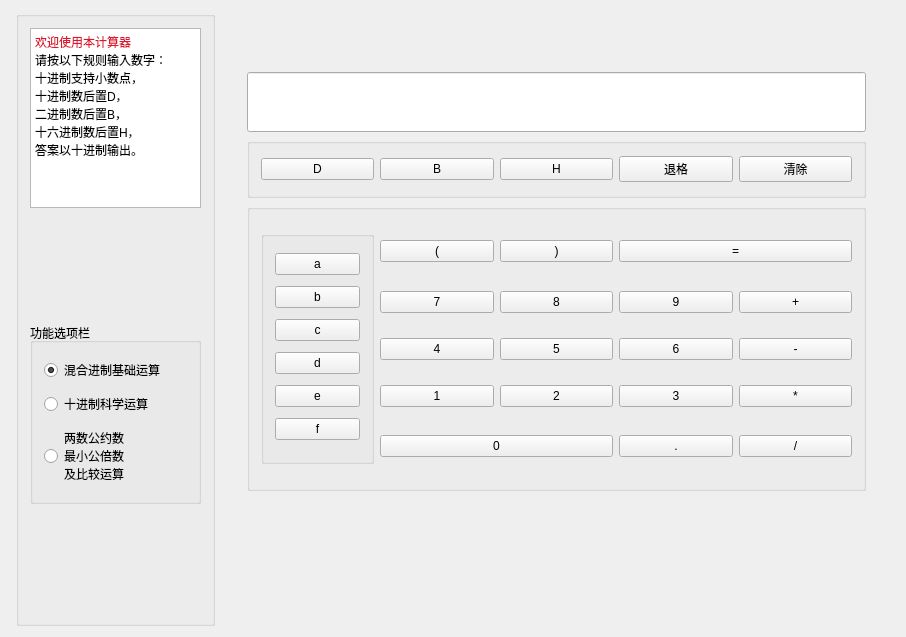
<?xml version="1.0" encoding="UTF-8"?>
<ui version="4.0">
 <class>MainWindow</class>
 <widget class="QMainWindow" name="MainWindow">
  <property name="geometry">
   <rect>
    <x>0</x>
    <y>0</y>
    <width>906</width>
    <height>637</height>
   </rect>
  </property>
  <property name="windowTitle">
   <string>MainWindow</string>
  </property>
  <widget class="QWidget" name="centralWidget">
   <layout class="QGridLayout" name="gridLayout_7">
    <item row="0" column="0">
     <widget class="QGroupBox" name="groupBox">
      <property name="maximumSize">
       <size>
        <width>199</width>
        <height>666</height>
       </size>
      </property>
      <property name="title">
       <string/>
      </property>
      <layout class="QVBoxLayout" name="verticalLayout_2">
       <item>
        <widget class="QTextBrowser" name="textBrowser">
         <property name="minimumSize">
          <size>
           <width>161</width>
           <height>131</height>
          </size>
         </property>
         <property name="html">
          <string>&lt;!DOCTYPE HTML PUBLIC &quot;-//W3C//DTD HTML 4.0//EN&quot; &quot;http://www.w3.org/TR/REC-html40/strict.dtd&quot;&gt;
&lt;html&gt;&lt;head&gt;&lt;meta name=&quot;qrichtext&quot; content=&quot;1&quot; /&gt;&lt;style type=&quot;text/css&quot;&gt;
p, li { white-space: pre-wrap; }
&lt;/style&gt;&lt;/head&gt;&lt;body style=&quot; font-family:'SimSun'; font-size:9pt; font-weight:400; font-style:normal;&quot;&gt;
&lt;p style=&quot; margin-top:0px; margin-bottom:0px; margin-left:0px; margin-right:0px; -qt-block-indent:0; text-indent:0px;&quot;&gt;&lt;span style=&quot; color:#df1530;&quot;&gt;欢迎使用本计算器&lt;/span&gt;&lt;/p&gt;
&lt;p style=&quot; margin-top:0px; margin-bottom:0px; margin-left:0px; margin-right:0px; -qt-block-indent:0; text-indent:0px;&quot;&gt;请按以下规则输入数字：&lt;/p&gt;
&lt;p style=&quot; margin-top:0px; margin-bottom:0px; margin-left:0px; margin-right:0px; -qt-block-indent:0; text-indent:0px;&quot;&gt;十进制支持小数点，&lt;/p&gt;
&lt;p style=&quot; margin-top:0px; margin-bottom:0px; margin-left:0px; margin-right:0px; -qt-block-indent:0; text-indent:0px;&quot;&gt;十进制数后置D，&lt;/p&gt;
&lt;p style=&quot; margin-top:0px; margin-bottom:0px; margin-left:0px; margin-right:0px; -qt-block-indent:0; text-indent:0px;&quot;&gt;二进制数后置B，&lt;/p&gt;
&lt;p style=&quot; margin-top:0px; margin-bottom:0px; margin-left:0px; margin-right:0px; -qt-block-indent:0; text-indent:0px;&quot;&gt;十六进制数后置H，&lt;/p&gt;
&lt;p style=&quot; margin-top:0px; margin-bottom:0px; margin-left:0px; margin-right:0px; -qt-block-indent:0; text-indent:0px;&quot;&gt;答案以十进制输出。&lt;/p&gt;&lt;/body&gt;&lt;/html&gt;</string>
         </property>
        </widget>
       </item>
       <item>
        <spacer name="verticalSpacer">
         <property name="orientation">
          <enum>Qt::Vertical</enum>
         </property>
         <property name="sizeHint" stdset="0">
          <size>
           <width>20</width>
           <height>122</height>
          </size>
         </property>
        </spacer>
       </item>
       <item>
        <widget class="QGroupBox" name="groupBox_2">
         <property name="minimumSize">
          <size>
           <width>171</width>
           <height>181</height>
          </size>
         </property>
         <property name="maximumSize">
          <size>
           <width>171</width>
           <height>191</height>
          </size>
         </property>
         <property name="title">
          <string>功能选项栏</string>
         </property>
         <property name="flat">
          <bool>false</bool>
         </property>
         <property name="checkable">
          <bool>false</bool>
         </property>
         <layout class="QVBoxLayout" name="verticalLayout">
          <item>
           <widget class="QRadioButton" name="yunsuan">
            <property name="text">
             <string>混合进制基础运算</string>
            </property>
            <property name="checked">
             <bool>true</bool>
            </property>
           </widget>
          </item>
          <item>
           <widget class="QRadioButton" name="radioButton">
            <property name="text">
             <string>十进制科学运算</string>
            </property>
           </widget>
          </item>
          <item>
           <widget class="QRadioButton" name="bijiao">
            <property name="text">
             <string>两数公约数
最小公倍数
及比较运算</string>
            </property>
           </widget>
          </item>
         </layout>
        </widget>
       </item>
       <item>
        <spacer name="verticalSpacer_2">
         <property name="orientation">
          <enum>Qt::Vertical</enum>
         </property>
         <property name="sizeHint" stdset="0">
          <size>
           <width>20</width>
           <height>120</height>
          </size>
         </property>
        </spacer>
       </item>
      </layout>
     </widget>
    </item>
    <item row="0" column="1">
     <widget class="QStackedWidget" name="stackedWidget">
      <property name="minimumSize">
       <size>
        <width>664</width>
        <height>615</height>
       </size>
      </property>
      <property name="maximumSize">
       <size>
        <width>664</width>
        <height>16777215</height>
       </size>
      </property>
      <property name="currentIndex">
       <number>0</number>
      </property>
      <widget class="QWidget" name="page_yunsuan">
       <widget class="QWidget" name="gridLayoutWidget_2">
        <property name="geometry">
         <rect>
          <x>10</x>
          <y>50</y>
          <width>641</width>
          <height>441</height>
         </rect>
        </property>
        <layout class="QGridLayout" name="gridLayout_15">
         <item row="0" column="0">
          <widget class="QLineEdit" name="lineEdit_3">
           <property name="minimumSize">
            <size>
             <width>0</width>
             <height>60</height>
            </size>
           </property>
           <property name="mouseTracking">
            <bool>false</bool>
           </property>
           <property name="readOnly">
            <bool>true</bool>
           </property>
          </widget>
         </item>
         <item row="1" column="0">
          <widget class="QGroupBox" name="groupBox_5">
           <property name="maximumSize">
            <size>
             <width>16777215</width>
             <height>60</height>
            </size>
           </property>
           <property name="title">
            <string/>
           </property>
           <layout class="QHBoxLayout" name="horizontalLayout_2">
            <item>
             <widget class="QPushButton" name="dig">
              <property name="text">
               <string>D</string>
              </property>
             </widget>
            </item>
            <item>
             <widget class="QPushButton" name="bina">
              <property name="text">
               <string>B</string>
              </property>
             </widget>
            </item>
            <item>
             <widget class="QPushButton" name="hex">
              <property name="text">
               <string>H</string>
              </property>
             </widget>
            </item>
            <item>
             <widget class="QPushButton" name="bakcspace">
              <property name="text">
               <string>退格</string>
              </property>
             </widget>
            </item>
            <item>
             <widget class="QPushButton" name="clear">
              <property name="text">
               <string>清除</string>
              </property>
             </widget>
            </item>
           </layout>
          </widget>
         </item>
         <item row="2" column="0">
          <widget class="QGroupBox" name="groupBox_3">
           <property name="enabled">
            <bool>true</bool>
           </property>
           <property name="title">
            <string/>
           </property>
           <property name="flat">
            <bool>false</bool>
           </property>
           <property name="checkable">
            <bool>false</bool>
           </property>
           <layout class="QGridLayout" name="gridLayout">
            <property name="leftMargin">
             <number>11</number>
            </property>
            <property name="topMargin">
             <number>11</number>
            </property>
            <property name="rightMargin">
             <number>11</number>
            </property>
            <property name="bottomMargin">
             <number>11</number>
            </property>
            <item row="3" column="4">
             <widget class="QPushButton" name="three">
              <property name="text">
               <string>3</string>
              </property>
             </widget>
            </item>
            <item row="2" column="2">
             <widget class="QPushButton" name="five">
              <property name="text">
               <string>5</string>
              </property>
             </widget>
            </item>
            <item row="1" column="4">
             <widget class="QPushButton" name="nine">
              <property name="text">
               <string>9</string>
              </property>
             </widget>
            </item>
            <item row="2" column="4">
             <widget class="QPushButton" name="six">
              <property name="text">
               <string>6</string>
              </property>
             </widget>
            </item>
            <item row="1" column="1">
             <widget class="QPushButton" name="seven">
              <property name="text">
               <string>7</string>
              </property>
             </widget>
            </item>
            <item row="1" column="2">
             <widget class="QPushButton" name="eight">
              <property name="text">
               <string>8</string>
              </property>
             </widget>
            </item>
            <item row="3" column="2">
             <widget class="QPushButton" name="two">
              <property name="text">
               <string>2</string>
              </property>
             </widget>
            </item>
            <item row="1" column="5">
             <widget class="QPushButton" name="plus">
              <property name="text">
               <string>+</string>
              </property>
             </widget>
            </item>
            <item row="3" column="1">
             <widget class="QPushButton" name="one">
              <property name="text">
               <string>1</string>
              </property>
             </widget>
            </item>
            <item row="3" column="5">
             <widget class="QPushButton" name="mult">
              <property name="text">
               <string>*</string>
              </property>
             </widget>
            </item>
            <item row="2" column="5">
             <widget class="QPushButton" name="minus">
              <property name="text">
               <string>-</string>
              </property>
             </widget>
            </item>
            <item row="2" column="1">
             <widget class="QPushButton" name="four">
              <property name="text">
               <string>4</string>
              </property>
             </widget>
            </item>
            <item row="4" column="5">
             <widget class="QPushButton" name="div">
              <property name="text">
               <string>/</string>
              </property>
             </widget>
            </item>
            <item row="0" column="1">
             <widget class="QPushButton" name="left">
              <property name="text">
               <string>(</string>
              </property>
             </widget>
            </item>
            <item row="4" column="1" colspan="2">
             <widget class="QPushButton" name="zero">
              <property name="text">
               <string>0</string>
              </property>
             </widget>
            </item>
            <item row="0" column="4" colspan="2">
             <widget class="QPushButton" name="epual">
              <property name="text">
               <string>=</string>
              </property>
             </widget>
            </item>
            <item row="4" column="4">
             <widget class="QPushButton" name="point">
              <property name="text">
               <string>.</string>
              </property>
             </widget>
            </item>
            <item row="0" column="2">
             <widget class="QPushButton" name="reght">
              <property name="text">
               <string>)</string>
              </property>
             </widget>
            </item>
            <item row="0" column="0" rowspan="5">
             <widget class="QGroupBox" name="groupBox_4">
              <property name="title">
               <string/>
              </property>
              <layout class="QVBoxLayout" name="verticalLayout_3">
               <item>
                <widget class="QPushButton" name="a">
                 <property name="text">
                  <string>a</string>
                 </property>
                </widget>
               </item>
               <item>
                <widget class="QPushButton" name="b">
                 <property name="text">
                  <string>b</string>
                 </property>
                </widget>
               </item>
               <item>
                <widget class="QPushButton" name="c">
                 <property name="text">
                  <string>c</string>
                 </property>
                </widget>
               </item>
               <item>
                <widget class="QPushButton" name="d">
                 <property name="text">
                  <string>d</string>
                 </property>
                </widget>
               </item>
               <item>
                <widget class="QPushButton" name="e">
                 <property name="text">
                  <string>e</string>
                 </property>
                </widget>
               </item>
               <item>
                <widget class="QPushButton" name="f">
                 <property name="text">
                  <string>f</string>
                 </property>
                </widget>
               </item>
              </layout>
             </widget>
            </item>
           </layout>
          </widget>
         </item>
        </layout>
       </widget>
      </widget>
      <widget class="QWidget" name="page_sci">
       <widget class="QWidget" name="layoutWidget">
        <property name="geometry">
         <rect>
          <x>30</x>
          <y>50</y>
          <width>611</width>
          <height>441</height>
         </rect>
        </property>
        <layout class="QGridLayout" name="gridLayout_4">
         <item row="2" column="0">
          <layout class="QGridLayout" name="gridLayout_3">
           <item row="0" column="0">
            <widget class="QPushButton" name="percrntBtn">
             <property name="text">
              <string>%</string>
             </property>
            </widget>
           </item>
           <item row="0" column="1" rowspan="6">
            <layout class="QGridLayout" name="gridLayout_5">
             <item row="0" column="0" colspan="2">
              <widget class="QPushButton" name="clearAllBtn">
               <property name="text">
                <string>清除</string>
               </property>
              </widget>
             </item>
             <item row="1" column="0">
              <widget class="QPushButton" name="leftBracketBtn">
               <property name="text">
                <string>(</string>
               </property>
              </widget>
             </item>
             <item row="1" column="1">
              <widget class="QPushButton" name="rightBracketBtn">
               <property name="text">
                <string>)</string>
               </property>
              </widget>
             </item>
             <item row="2" column="0">
              <widget class="QPushButton" name="digtalBtn1">
               <property name="text">
                <string>1</string>
               </property>
              </widget>
             </item>
             <item row="2" column="1">
              <widget class="QPushButton" name="digtalBtn2">
               <property name="text">
                <string>2</string>
               </property>
              </widget>
             </item>
             <item row="3" column="0">
              <widget class="QPushButton" name="digtalBtn4">
               <property name="text">
                <string>4</string>
               </property>
              </widget>
             </item>
             <item row="3" column="1">
              <widget class="QPushButton" name="digtalBtn5">
               <property name="text">
                <string>5</string>
               </property>
              </widget>
             </item>
             <item row="4" column="0">
              <widget class="QPushButton" name="digtalBtn7">
               <property name="text">
                <string>7</string>
               </property>
              </widget>
             </item>
             <item row="4" column="1">
              <widget class="QPushButton" name="digtalBtn8">
               <property name="text">
                <string>8</string>
               </property>
              </widget>
             </item>
             <item row="5" column="0">
              <widget class="QPushButton" name="pointBtn">
               <property name="text">
                <string>.</string>
               </property>
              </widget>
             </item>
             <item row="5" column="1">
              <widget class="QPushButton" name="digtalBtn0">
               <property name="text">
                <string>0</string>
               </property>
              </widget>
             </item>
            </layout>
           </item>
           <item row="0" column="2" rowspan="6">
            <layout class="QGridLayout" name="gridLayout_6">
             <item row="0" column="0" colspan="2">
              <widget class="QPushButton" name="clearBtn">
               <property name="text">
                <string>退格</string>
               </property>
              </widget>
             </item>
             <item row="1" column="0">
              <widget class="QPushButton" name="powBtn">
               <property name="text">
                <string>^</string>
               </property>
              </widget>
             </item>
             <item row="1" column="1">
              <widget class="QPushButton" name="equalBtn">
               <property name="text">
                <string>=</string>
               </property>
              </widget>
             </item>
             <item row="2" column="0">
              <widget class="QPushButton" name="digtalBtn3">
               <property name="text">
                <string>3</string>
               </property>
              </widget>
             </item>
             <item row="2" column="1">
              <widget class="QPushButton" name="addBtn">
               <property name="text">
                <string>+</string>
               </property>
              </widget>
             </item>
             <item row="3" column="0">
              <widget class="QPushButton" name="digtalBtn6">
               <property name="text">
                <string>6</string>
               </property>
              </widget>
             </item>
             <item row="3" column="1">
              <widget class="QPushButton" name="subtractionBtn">
               <property name="text">
                <string>-</string>
               </property>
              </widget>
             </item>
             <item row="4" column="0">
              <widget class="QPushButton" name="digtalBtn9">
               <property name="text">
                <string>9</string>
               </property>
              </widget>
             </item>
             <item row="4" column="1">
              <widget class="QPushButton" name="mulBtn">
               <property name="text">
                <string>*</string>
               </property>
              </widget>
             </item>
             <item row="5" column="0">
              <widget class="QPushButton" name="signBtn">
               <property name="text">
                <string>+/-</string>
               </property>
              </widget>
             </item>
             <item row="5" column="1">
              <widget class="QPushButton" name="divBtn">
               <property name="text">
                <string>/</string>
               </property>
              </widget>
             </item>
            </layout>
           </item>
           <item row="1" column="0">
            <widget class="QPushButton" name="sinBtn">
             <property name="text">
              <string>sin</string>
             </property>
            </widget>
           </item>
           <item row="2" column="0">
            <widget class="QPushButton" name="cosBtn">
             <property name="text">
              <string>cos</string>
             </property>
            </widget>
           </item>
           <item row="3" column="0">
            <widget class="QPushButton" name="tanBtn">
             <property name="text">
              <string>tan</string>
             </property>
            </widget>
           </item>
           <item row="4" column="0">
            <widget class="QPushButton" name="lnBtn">
             <property name="text">
              <string>ln</string>
             </property>
            </widget>
           </item>
           <item row="5" column="0">
            <widget class="QPushButton" name="lgBtn">
             <property name="text">
              <string>lg</string>
             </property>
            </widget>
           </item>
          </layout>
         </item>
         <item row="1" column="0">
          <widget class="QLineEdit" name="lineEdit">
           <property name="minimumSize">
            <size>
             <width>0</width>
             <height>60</height>
            </size>
           </property>
           <property name="readOnly">
            <bool>true</bool>
           </property>
          </widget>
         </item>
        </layout>
       </widget>
      </widget>
      <widget class="QWidget" name="page_bijiao">
       <widget class="QGroupBox" name="groupBox_6">
        <property name="geometry">
         <rect>
          <x>20</x>
          <y>180</y>
          <width>117</width>
          <height>351</height>
         </rect>
        </property>
        <property name="title">
         <string/>
        </property>
        <layout class="QVBoxLayout" name="verticalLayout_4">
         <item>
          <widget class="QPushButton" name="a_2">
           <property name="text">
            <string>a</string>
           </property>
          </widget>
         </item>
         <item>
          <widget class="QPushButton" name="b_2">
           <property name="text">
            <string>b</string>
           </property>
          </widget>
         </item>
         <item>
          <widget class="QPushButton" name="c_2">
           <property name="text">
            <string>c</string>
           </property>
          </widget>
         </item>
         <item>
          <widget class="QPushButton" name="d_2">
           <property name="text">
            <string>d</string>
           </property>
          </widget>
         </item>
         <item>
          <widget class="QPushButton" name="e_2">
           <property name="text">
            <string>e</string>
           </property>
          </widget>
         </item>
         <item>
          <widget class="QPushButton" name="f_2">
           <property name="text">
            <string>f</string>
           </property>
          </widget>
         </item>
        </layout>
       </widget>
       <widget class="QGroupBox" name="groupBox_7">
        <property name="geometry">
         <rect>
          <x>150</x>
          <y>180</y>
          <width>381</width>
          <height>371</height>
         </rect>
        </property>
        <property name="title">
         <string/>
        </property>
        <layout class="QGridLayout" name="gridLayout_2">
         <item row="1" column="0">
          <widget class="QPushButton" name="four_2">
           <property name="text">
            <string>4</string>
           </property>
          </widget>
         </item>
         <item row="0" column="3">
          <widget class="QPushButton" name="nine_2">
           <property name="text">
            <string>9</string>
           </property>
          </widget>
         </item>
         <item row="2" column="3">
          <widget class="QPushButton" name="three_2">
           <property name="text">
            <string>3</string>
           </property>
          </widget>
         </item>
         <item row="0" column="1">
          <widget class="QPushButton" name="eight_2">
           <property name="text">
            <string>8</string>
           </property>
          </widget>
         </item>
         <item row="1" column="1">
          <widget class="QPushButton" name="five_2">
           <property name="text">
            <string>5</string>
           </property>
          </widget>
         </item>
         <item row="2" column="1">
          <widget class="QPushButton" name="two_2">
           <property name="text">
            <string>2</string>
           </property>
          </widget>
         </item>
         <item row="3" column="3">
          <widget class="QPushButton" name="point_2">
           <property name="text">
            <string>.</string>
           </property>
          </widget>
         </item>
         <item row="1" column="3">
          <widget class="QPushButton" name="six_2">
           <property name="text">
            <string>6</string>
           </property>
          </widget>
         </item>
         <item row="2" column="0">
          <widget class="QPushButton" name="one_2">
           <property name="text">
            <string>1</string>
           </property>
          </widget>
         </item>
         <item row="0" column="0">
          <widget class="QPushButton" name="seven_2">
           <property name="text">
            <string>7</string>
           </property>
          </widget>
         </item>
         <item row="3" column="0" colspan="2">
          <widget class="QPushButton" name="zero_2">
           <property name="text">
            <string>0</string>
           </property>
          </widget>
         </item>
        </layout>
       </widget>
       <widget class="QGroupBox" name="groupBox_8">
        <property name="geometry">
         <rect>
          <x>20</x>
          <y>100</y>
          <width>551</width>
          <height>71</height>
         </rect>
        </property>
        <property name="title">
         <string/>
        </property>
        <layout class="QHBoxLayout" name="horizontalLayout_3">
         <item>
          <widget class="QPushButton" name="dig_2">
           <property name="text">
            <string>D</string>
           </property>
          </widget>
         </item>
         <item>
          <widget class="QPushButton" name="bina_2">
           <property name="text">
            <string>B</string>
           </property>
          </widget>
         </item>
         <item>
          <widget class="QPushButton" name="hex_2">
           <property name="text">
            <string>H</string>
           </property>
          </widget>
         </item>
         <item>
          <widget class="QPushButton" name="bakcspace_2">
           <property name="text">
            <string>退格</string>
           </property>
          </widget>
         </item>
         <item>
          <widget class="QPushButton" name="clear_2">
           <property name="text">
            <string>清除</string>
           </property>
          </widget>
         </item>
        </layout>
       </widget>
       <widget class="QGroupBox" name="groupBox_9">
        <property name="geometry">
         <rect>
          <x>60</x>
          <y>4</y>
          <width>541</width>
          <height>91</height>
         </rect>
        </property>
        <property name="title">
         <string/>
        </property>
        <layout class="QHBoxLayout" name="horizontalLayout_4">
         <item>
          <widget class="QLabel" name="label">
           <property name="text">
            <string>数字a</string>
           </property>
          </widget>
         </item>
         <item>
          <widget class="QLineEdit" name="cmp_a">
           <property name="minimumSize">
            <size>
             <width>0</width>
             <height>60</height>
            </size>
           </property>
           <property name="readOnly">
            <bool>true</bool>
           </property>
          </widget>
         </item>
         <item>
          <widget class="QLabel" name="label_2">
           <property name="text">
            <string>数字b</string>
           </property>
          </widget>
         </item>
         <item>
          <widget class="QLineEdit" name="cmp_b">
           <property name="minimumSize">
            <size>
             <width>0</width>
             <height>60</height>
            </size>
           </property>
           <property name="readOnly">
            <bool>true</bool>
           </property>
          </widget>
         </item>
        </layout>
       </widget>
       <widget class="QGroupBox" name="groupBox_11">
        <property name="geometry">
         <rect>
          <x>550</x>
          <y>250</y>
          <width>117</width>
          <height>211</height>
         </rect>
        </property>
        <property name="title">
         <string/>
        </property>
        <layout class="QVBoxLayout" name="verticalLayout_5">
         <item>
          <widget class="QRadioButton" name="to_a">
           <property name="enabled">
            <bool>true</bool>
           </property>
           <property name="mouseTracking">
            <bool>true</bool>
           </property>
           <property name="tabletTracking">
            <bool>false</bool>
           </property>
           <property name="text">
            <string>输入a</string>
           </property>
           <property name="checked">
            <bool>true</bool>
           </property>
          </widget>
         </item>
         <item>
          <widget class="QRadioButton" name="to_b">
           <property name="text">
            <string>输入b</string>
           </property>
           <property name="checked">
            <bool>false</bool>
           </property>
          </widget>
         </item>
         <item>
          <widget class="QPushButton" name="deal">
           <property name="text">
            <string>输入完成</string>
           </property>
          </widget>
         </item>
        </layout>
       </widget>
       <widget class="QGroupBox" name="groupBox_12">
        <property name="geometry">
         <rect>
          <x>10</x>
          <y>550</y>
          <width>628</width>
          <height>71</height>
         </rect>
        </property>
        <property name="title">
         <string/>
        </property>
        <layout class="QHBoxLayout" name="horizontalLayout">
         <item>
          <widget class="QLabel" name="label_3">
           <property name="text">
            <string>数字a</string>
           </property>
          </widget>
         </item>
         <item>
          <widget class="QLineEdit" name="cmp">
           <property name="maximumSize">
            <size>
             <width>51</width>
             <height>21</height>
            </size>
           </property>
           <property name="readOnly">
            <bool>true</bool>
           </property>
          </widget>
         </item>
         <item>
          <widget class="QLabel" name="label_4">
           <property name="text">
            <string>数字b</string>
           </property>
          </widget>
         </item>
         <item>
          <spacer name="horizontalSpacer">
           <property name="orientation">
            <enum>Qt::Horizontal</enum>
           </property>
           <property name="sizeHint" stdset="0">
            <size>
             <width>18</width>
             <height>20</height>
            </size>
           </property>
          </spacer>
         </item>
         <item>
          <widget class="QLabel" name="label_5">
           <property name="text">
            <string>最大公约数
（十进制）</string>
           </property>
          </widget>
         </item>
         <item>
          <widget class="QLabel" name="label_7">
           <property name="text">
            <string/>
           </property>
          </widget>
         </item>
         <item>
          <widget class="QLineEdit" name="yueshu">
           <property name="maximumSize">
            <size>
             <width>111</width>
             <height>21</height>
            </size>
           </property>
           <property name="readOnly">
            <bool>true</bool>
           </property>
          </widget>
         </item>
         <item>
          <spacer name="horizontalSpacer_2">
           <property name="orientation">
            <enum>Qt::Horizontal</enum>
           </property>
           <property name="sizeHint" stdset="0">
            <size>
             <width>40</width>
             <height>20</height>
            </size>
           </property>
          </spacer>
         </item>
         <item>
          <widget class="QLabel" name="label_6">
           <property name="text">
            <string>最小公倍数
（十进制）</string>
           </property>
          </widget>
         </item>
         <item>
          <widget class="QLineEdit" name="beishu">
           <property name="maximumSize">
            <size>
             <width>111</width>
             <height>21</height>
            </size>
           </property>
           <property name="readOnly">
            <bool>true</bool>
           </property>
          </widget>
         </item>
        </layout>
       </widget>
      </widget>
     </widget>
    </item>
   </layout>
  </widget>
 </widget>
 <layoutdefault spacing="6" margin="11"/>
 <resources/>
 <connections/>
</ui>
